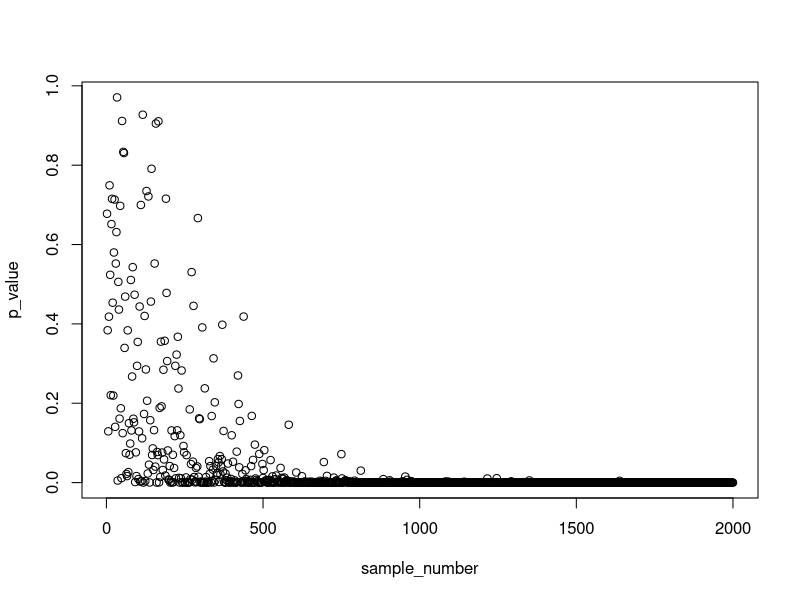

Recreate this plot in R.
1.96*385/100

((1.96+0.84)/(0.25/0.42))^2*2
power.t.test(delta = 0.25, sd = 0.42, sig.level = 0.05, power = 0.8, type = 'two.sample', alternative = 'two.sided')

power.t.test(delta = 0.4,n = 20, sd = 0.5, sig.level = 0.05, type = 'two.sample', alternative = 'two.sided')
power.t.test(delta = 0.4,n = 20, sd = 0.5, sig.level = 0.1, type = 'two.sample', alternative = 'two.sided')
power.t.test(delta = 0.4,n = 10, sd = 0.5, sig.level = 0.05, type = 'two.sample', alternative = 'two.sided')
power.t.test(delta = 0.8,n = 20, sd = 0.5, sig.level = 0.05, type = 'two.sample', alternative = 'two.sided')



###Question 4
A <- rnorm(n = 1000, mean = 10, sd = 5)
B <- rnorm(n = 1000, mean = 11, sd = 5)
SampleA <- sample(x = A, size = 5, replace = FALSE)
SampleB <- sample(x = B, size = 5, replace = FALSE)
t.test(x = SampleA, y = SampleB)

SampleA_500 <- sample(x = A, size = 500, replace = FALSE)
SampleB_500 <- sample(x = B, size = 500, replace = FALSE)
t.test(x = SampleA_500, y = SampleB_500)

p_value <- c()
sample_number <- seq(from = 2, to = 2000, by = 2)
for (i in sample_number) {
  A_sample <- rnorm(n = i, mean = 10, sd = 5)
  B_sample <- rnorm(n = i, mean = 11, sd = 5)
  result <- t.test(x = A_sample, y = B_sample)
  p_value <- c(p_value, result$p.value)
}

plot(x = sample_number, y = p_value )

a=list()
a[[1]]=rnorm(n = 1000, mean = 10, sd = 5)
